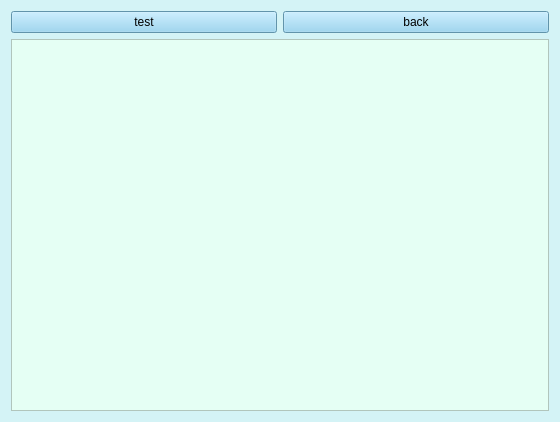
<?xml version="1.0" encoding="UTF-8"?>
<ui version="4.0">
 <class>cet6</class>
 <widget class="QWidget" name="cet6">
  <property name="geometry">
   <rect>
    <x>0</x>
    <y>0</y>
    <width>560</width>
    <height>422</height>
   </rect>
  </property>
  <property name="windowTitle">
   <string>Form</string>
  </property>
  <property name="styleSheet">
   <string notr="true">*{
	background-color: rgb(212, 243, 246);
}

QPushButton
{
	background:rgb(137, 207, 240) ;
    font: 700 9pt &quot;Microsoft YaHei UI&quot;;
}

</string>
  </property>
  <layout class="QGridLayout" name="gridLayout">
   <item row="0" column="0">
    <widget class="QPushButton" name="pushButton">
     <property name="styleSheet">
      <string notr="true">background:rgb(137, 207, 240) ;
font: 700 9pt &quot;Microsoft YaHei UI&quot;;</string>
     </property>
     <property name="text">
      <string>test</string>
     </property>
    </widget>
   </item>
   <item row="0" column="1">
    <widget class="QPushButton" name="pushButton_2">
     <property name="styleSheet">
      <string notr="true">background:rgb(137, 207, 240) ;
font: 700 9pt &quot;Microsoft YaHei UI&quot;;</string>
     </property>
     <property name="text">
      <string>back</string>
     </property>
    </widget>
   </item>
   <item row="1" column="0" colspan="2">
    <widget class="QTableView" name="tableView">
     <property name="styleSheet">
      <string notr="true">background-color: rgb(229, 255, 244);</string>
     </property>
    </widget>
   </item>
  </layout>
 </widget>
 <resources/>
 <connections/>
</ui>
